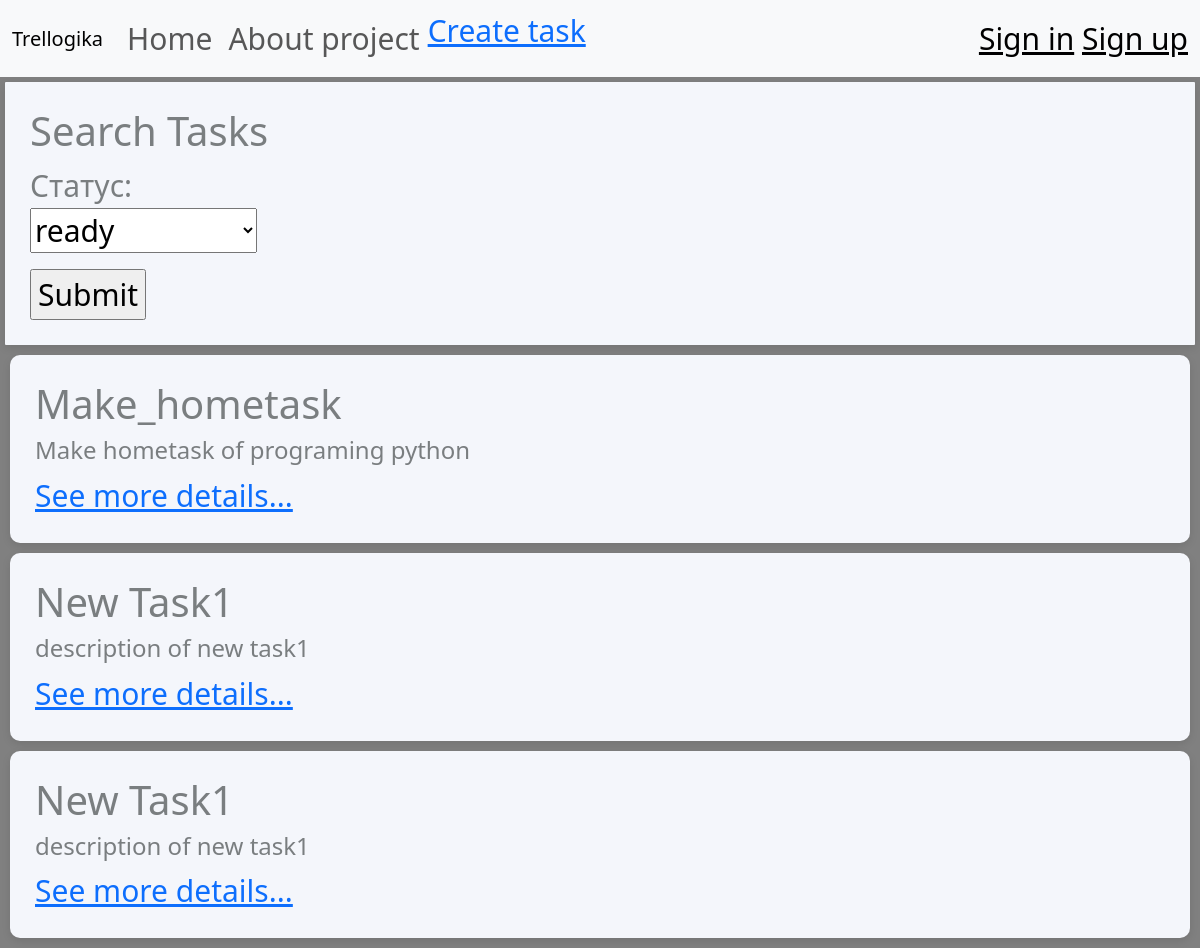
The app's page /, older data.
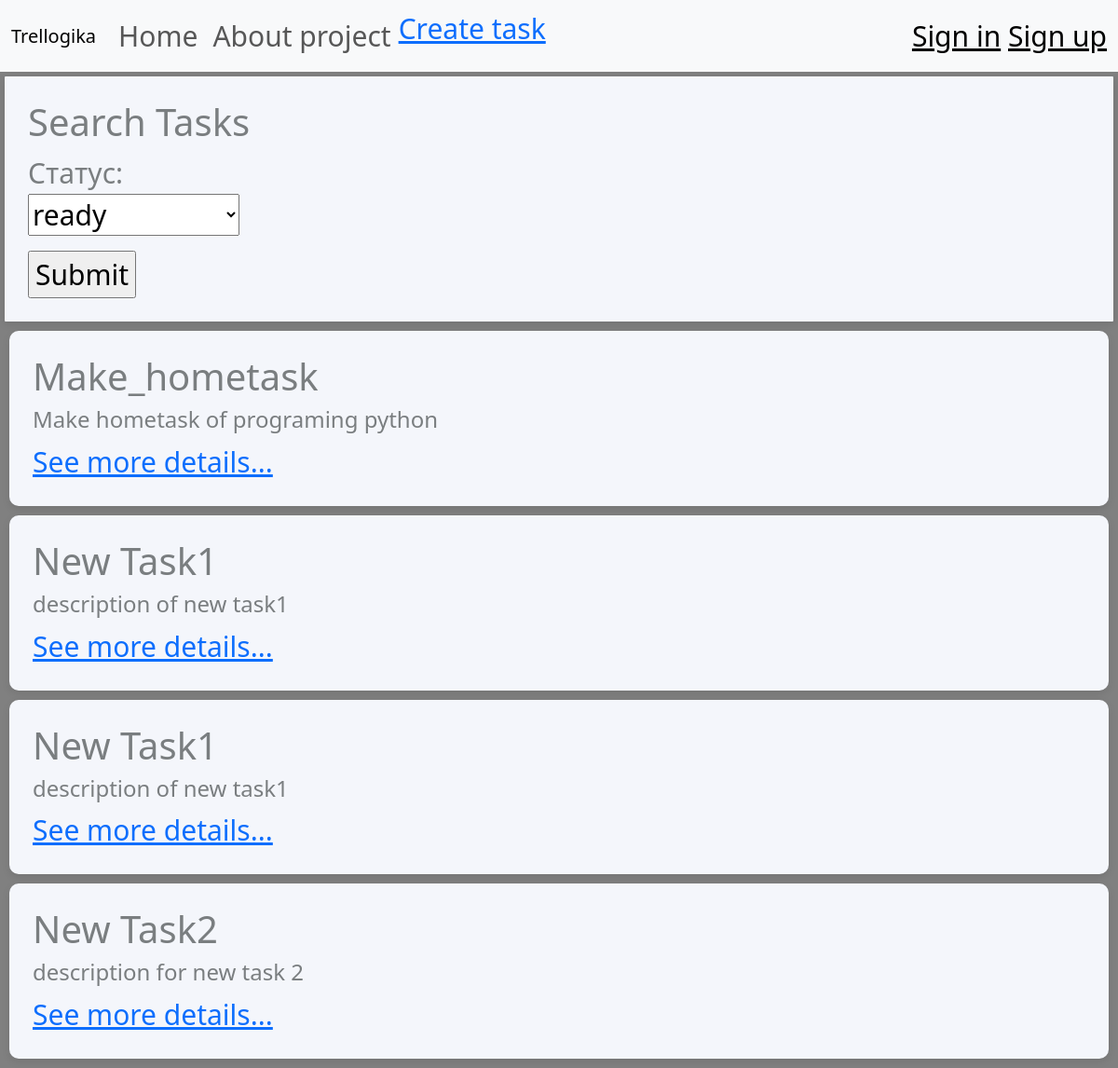
The same page, newer data.
### task_app/models.py (models this page shows, shortened)
class Task(models.Model):
    task_name = models.CharField(max_length=100)
    description = models.TextField()
    status = models.ForeignKey(State, on_delete=models.DO_NOTHING)
    preorety = models.ForeignKey(Preoretis, on_delete=models.DO_NOTHING)
    date_start = models.DateTimeField(blank=True, null=True)
    date_finished = models.DateTimeField(blank=True, null=True)
    creator = models.ForeignKey(User, null=True, blank=True, on_delete=models.SET_NULL) #who created the task

### task_app/views.py (the view)
# urls.py: path('', views.TaskList.as_view(), name='task_list'),
class TaskList(ListView):
    model = Task
    template_name = 'task_app/tasklist.html'
    context_object_name = 'tasks'
    def get_context_data(self, **kwargs):
        context = super().get_context_data(**kwargs)
        context['form'] = FilterTaskForm(self.request.GET)
        return context
    def get_queryset(self):
        queryset = super().get_queryset()
        status = self.request.GET.get("status", 'all')
        if status != 'all':
            try:
                state = get_object_or_404(State, name=status)
                queryset = queryset.filter(status=state)
            except State.DoesNotExist:
                queryset = Task.objects.none()  # Empty queryset
        return queryset

### task_app/forms.py
class FilterTaskForm(forms.Form):
    print(list(State.objects.all()))
    result = []
    for  i in State.objects.all():
       result.append((i.name, i.name))
    status = forms.ChoiceField(choices=result, required=False, label='Статус')

### templates/task_app/tasklist.html
{% extends "task_app/base.html" %}
{% load static %}
{% block connect_styles %}
<link rel="stylesheet" href="{% static 'css/style.css' %}">
{% endblock %}
{% block content %}
    <div>
        <section class="filter-panel">
                <form method="get">
                    <h1>Search Tasks</h1>
                    {{ form.status.label_tag }}
                    <p>{{ form.status }}</p>
                    <input type="submit" class="filter-set-btn">
                </form>
        </section>
        <section>
            {% for task in tasks %}
                <section class="task">
                    <h1>{{ task.task_name }}</h1>
                    <h4>{{ task.description }}</h4>
                    <div><a href="{% url 'task_app:task_detail' task.pk %}">See more details...</a></div>
                </section>
            {% endfor %}
        </section>
    </div>
{% endblock content %}

Row changes from the older to the newer data that the page shows:
added Task: task_name "New Task2", description "description for new task 2"
